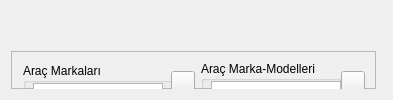
      <widget class="QWidget" name="tab_araclar">
       <attribute name="title">
        <string>Araçlar</string>
       </attribute>
       <layout class="QGridLayout" name="gridLayout_4">
        <item row="1" column="1">
         <widget class="QFrame" name="frame">
          <property name="frameShape">
           <enum>QFrame::Shape::StyledPanel</enum>
          </property>
          <property name="frameShadow">
           <enum>QFrame::Shadow::Raised</enum>
          </property>
          <widget class="QGroupBox" name="grp_firma">
           <property name="geometry">
            <rect>
             <x>20</x>
             <y>10</y>
             <width>260</width>
             <height>200</height>
            </rect>
           </property>
           <property name="title">
            <string>Bakım Firmaları</string>
           </property>
           <widget class="QListWidget" name="list_firma">
            <property name="geometry">
             <rect>
              <x>10</x>
              <y>20</y>
              <width>220</width>
              <height>170</height>
             </rect>
            </property>
           </widget>
           <widget class="QToolButton" name="btn_sil_firma">
            <property name="geometry">
             <rect>
              <x>230</x>
              <y>48</y>
              <width>23</width>
              <height>22</height>
             </rect>
            </property>
            <property name="minimumSize">
             <size>
              <width>0</width>
              <height>0</height>
             </size>
            </property>
            <property name="text">
             <string/>
            </property>
            <property name="icon">
             <iconset resource="../icons/resource.qrc">
              <normaloff>:/simgeler/remove.ico</normaloff>:/simgeler/remove.ico</iconset>
            </property>
           </widget>
           <widget class="QToolButton" name="btn_ekle_firma">
            <property name="geometry">
             <rect>
              <x>230</x>
              <y>20</y>
              <width>23</width>
              <height>22</height>
             </rect>
            </property>
            <property name="minimumSize">
             <size>
              <width>0</width>
              <height>0</height>
             </size>
            </property>
            <property name="styleSheet">
             <string notr="true">image:url(:/simgeler/ekle.ico)</string>
            </property>
            <property name="text">
             <string/>
            </property>
            <property name="icon">
             <iconset resource="../icons/resource.qrc">
              <normaloff>:/simgeler/ekle.ico</normaloff>:/simgeler/ekle.ico</iconset>
            </property>
           </widget>
          </widget>
          <widget class="QGroupBox" name="grp_bakim_turu">
           <property name="geometry">
            <rect>
             <x>20</x>
             <y>210</y>
             <width>260</width>
             <height>260</height>
            </rect>
           </property>
           <property name="title">
            <string>Bakım Türü</string>
           </property>
           <widget class="QListWidget" name="list_bakim_turu">
            <property name="geometry">
             <rect>
              <x>10</x>
              <y>20</y>
              <width>220</width>
              <height>230</height>
             </rect>
            </property>
           </widget>
           <widget class="QToolButton" name="btn_ekle_bakim_turu">
            <property name="geometry">
             <rect>
              <x>230</x>
              <y>22</y>
              <width>23</width>
              <height>22</height>
             </rect>
            </property>
            <property name="minimumSize">
             <size>
              <width>0</width>
              <height>0</height>
             </size>
            </property>
            <property name="styleSheet">
             <string notr="true">image:url(:/simgeler/ekle.ico)</string>
            </property>
            <property name="text">
             <string/>
            </property>
            <property name="icon">
             <iconset resource="../icons/resource.qrc">
              <normaloff>:/simgeler/ekle.ico</normaloff>:/simgeler/ekle.ico</iconset>
            </property>
           </widget>
           <widget class="QToolButton" name="btn_sil_bakim_turu">
            <property name="geometry">
             <rect>
              <x>230</x>
              <y>50</y>
              <width>23</width>
              <height>22</height>
             </rect>
            </property>
            <property name="minimumSize">
             <size>
              <width>0</width>
              <height>0</height>
             </size>
            </property>
            <property name="text">
             <string/>
            </property>
            <property name="icon">
             <iconset resource="../icons/resource.qrc">
              <normaloff>:/simgeler/remove.ico</normaloff>:/simgeler/remove.ico</iconset>
            </property>
           </widget>
          </widget>
          <widget class="QGroupBox" name="grp_bakim_islem">
           <property name="geometry">
            <rect>
             <x>310</x>
             <y>10</y>
             <width>220</width>
             <height>461</height>
            </rect>
           </property>
           <property name="title">
            <string>Bakım İşlemleri</string>
           </property>
           <widget class="QListWidget" name="list_bakim_islem">
            <property name="geometry">
             <rect>
              <x>10</x>
              <y>20</y>
              <width>180</width>
              <height>430</height>
             </rect>
            </property>
           </widget>
           <widget class="QToolButton" name="btn_ekle_bakim_islem">
            <property name="geometry">
             <rect>
              <x>190</x>
              <y>22</y>
              <width>23</width>
              <height>22</height>
             </rect>
            </property>
            <property name="minimumSize">
             <size>
              <width>0</width>
              <height>0</height>
             </size>
            </property>
            <property name="styleSheet">
             <string notr="true">image:url(:/simgeler/ekle.ico)</string>
            </property>
            <property name="text">
             <string/>
            </property>
            <property name="icon">
             <iconset resource="../icons/resource.qrc">
              <normaloff>:/simgeler/ekle.ico</normaloff>:/simgeler/ekle.ico</iconset>
            </property>
           </widget>
           <widget class="QToolButton" name="btn_sil_bakim_islem">
            <property name="geometry">
             <rect>
              <x>190</x>
              <y>50</y>
              <width>23</width>
              <height>22</height>
             </rect>
            </property>
            <property name="minimumSize">
             <size>
              <width>0</width>
              <height>0</height>
             </size>
            </property>
            <property name="text">
             <string/>
            </property>
            <property name="icon">
             <iconset resource="../icons/resource.qrc">
              <normaloff>:/simgeler/remove.ico</normaloff>:/simgeler/remove.ico</iconset>
            </property>
           </widget>
          </widget>
         </widget>
        </item>
        <item row="1" column="0">
         <widget class="QFrame" name="frame_2">
          <property name="minimumSize">
           <size>
            <width>365</width>
            <height>0</height>
           </size>
          </property>
          <property name="maximumSize">
           <size>
            <width>365</width>
            <height>16777215</height>
           </size>
          </property>
          <property name="frameShape">
           <enum>QFrame::Shape::StyledPanel</enum>
          </property>
          <property name="frameShadow">
           <enum>QFrame::Shadow::Raised</enum>
          </property>
          <widget class="QGroupBox" name="grp_marka">
           <property name="geometry">
            <rect>
             <x>12</x>
             <y>12</y>
             <width>150</width>
             <height>390</height>
            </rect>
           </property>
           <property name="title">
            <string>Araç Markaları</string>
           </property>
           <widget class="QListWidget" name="list_marka">
            <property name="geometry">
             <rect>
              <x>10</x>
              <y>20</y>
              <width>130</width>
              <height>360</height>
             </rect>
            </property>
           </widget>
          </widget>
          <widget class="QGroupBox" name="grp_model">
           <property name="geometry">
            <rect>
             <x>190</x>
             <y>10</y>
             <width>140</width>
             <height>390</height>
            </rect>
           </property>
           <property name="title">
            <string>Araç Marka-Modelleri</string>
           </property>
           <widget class="QListWidget" name="list_model">
            <property name="geometry">
             <rect>
              <x>10</x>
              <y>20</y>
              <width>130</width>
              <height>360</height>
             </rect>
            </property>
           </widget>
          </widget>
          <widget class="QWidget" name="layoutWidget">
           <property name="geometry">
            <rect>
             <x>330</x>
             <y>20</y>
             <width>25</width>
             <height>52</height>
            </rect>
           </property>
           <layout class="QVBoxLayout" name="verticalLayout_8">
            <item>
             <widget class="QToolButton" name="btn_ekle_model">
              <property name="minimumSize">
               <size>
                <width>0</width>
                <height>0</height>
               </size>
              </property>
              <property name="styleSheet">
               <string notr="true">image:url(:/simgeler/ekle.ico)</string>
              </property>
              <property name="text">
               <string/>
              </property>
              <property name="icon">
               <iconset resource="../icons/resource.qrc">
                <normaloff>:/simgeler/ekle.ico</normaloff>:/simgeler/ekle.ico</iconset>
              </property>
             </widget>
            </item>
            <item>
             <widget class="QToolButton" name="btn_sil_model">
              <property name="minimumSize">
               <size>
                <width>0</width>
                <height>0</height>
               </size>
              </property>
              <property name="text">
               <string/>
              </property>
              <property name="icon">
               <iconset resource="../icons/resource.qrc">
                <normaloff>:/simgeler/remove.ico</normaloff>:/simgeler/remove.ico</iconset>
              </property>
             </widget>
            </item>
           </layout>
          </widget>
          <widget class="QWidget" name="layoutWidget">
           <property name="geometry">
            <rect>
             <x>160</x>
             <y>20</y>
             <width>25</width>
             <height>52</height>
            </rect>
           </property>
           <layout class="QVBoxLayout" name="verticalLayout_7">
            <item>
             <widget class="QToolButton" name="btn_ekle_marka">
              <property name="minimumSize">
               <size>
                <width>0</width>
                <height>0</height>
               </size>
              </property>
              <property name="styleSheet">
               <string notr="true">image:url(:/simgeler/ekle.ico)</string>
              </property>
              <property name="text">
               <string/>
              </property>
              <property name="icon">
               <iconset resource="../icons/resource.qrc">
                <normaloff>:/simgeler/ekle.ico</normaloff>:/simgeler/ekle.ico</iconset>
              </property>
             </widget>
            </item>
            <item>
             <widget class="QToolButton" name="btn_sil_marka">
              <property name="minimumSize">
               <size>
                <width>0</width>
                <height>0</height>
               </size>
              </property>
              <property name="text">
               <string/>
              </property>
              <property name="icon">
               <iconset resource="../icons/resource.qrc">
                <normaloff>:/simgeler/remove.ico</normaloff>:/simgeler/remove.ico</iconset>
              </property>
             </widget>
            </item>
           </layout>
          </widget>
         </widget>
        </item>
        <item row="0" column="0">
         <spacer name="verticalSpacer_9">
          <property name="orientation">
           <enum>Qt::Orientation::Vertical</enum>
          </property>
          <property name="sizeType">
           <enum>QSizePolicy::Policy::Fixed</enum>
          </property>
          <property name="sizeHint" stdset="0">
           <size>
            <width>20</width>
            <height>40</height>
           </size>
          </property>
         </spacer>
        </item>
       </layout>
      </widget>
